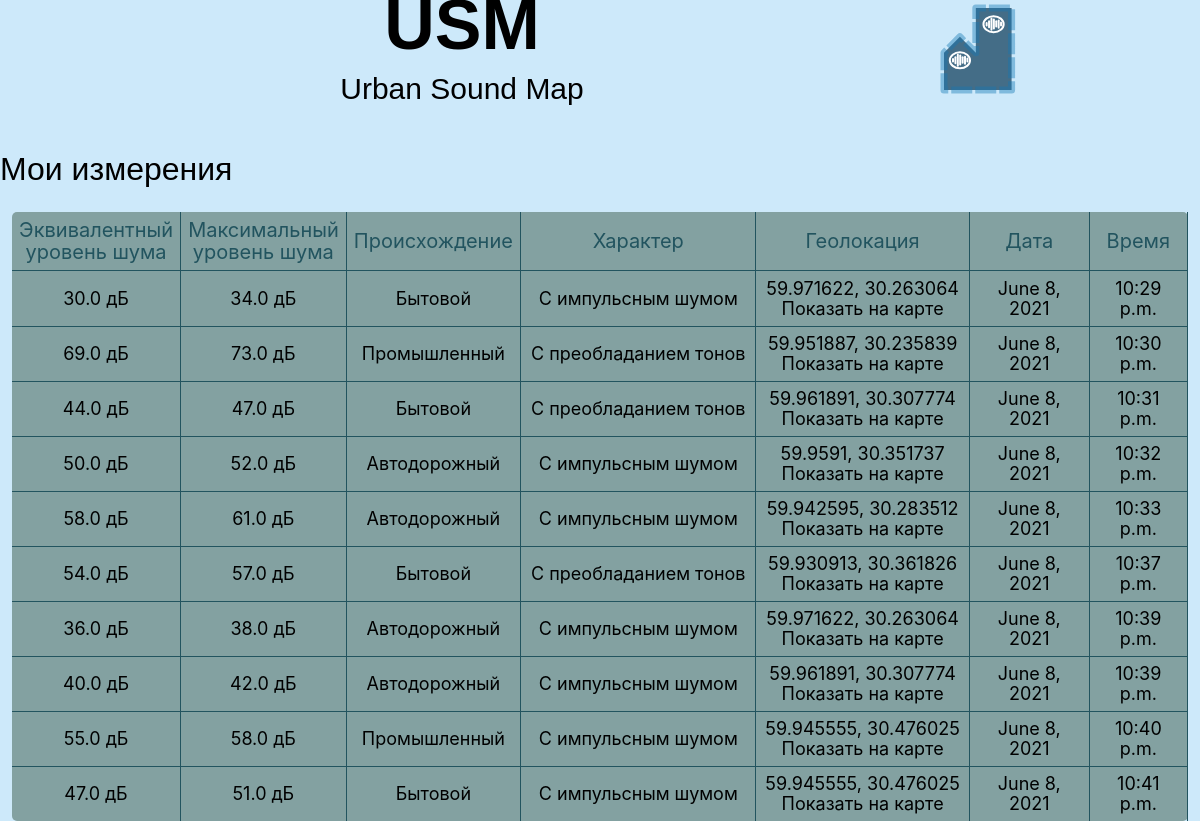
Screenshot of /MyMeasures/ (signed in) with the database file from the repository.
### noizedb/models.py (models this page shows, shortened)
class Measurement(models.Model):
    Nlevel = models.FloatField('Эквивалентный уровень шума')
    MNlevel = models.FloatField('Максимальный уровень шума', null=True)
    location = models.ForeignKey(Coordinates, on_delete=models.CASCADE)
    From = models.ForeignKey(CorFrom, on_delete=models.CASCADE)
    Chark = models.ForeignKey(CorChark, on_delete=models.CASCADE)
    Date = models.DateField('Дата проведения измерения', auto_now_add=True)
    Time = models.TimeField('Время проведения измерения', auto_now_add=True)
    Person = models.ForeignKey(User, on_delete=models.CASCADE, blank=True, null=True)

class CorFrom(models.Model):
    FromParam = models.CharField('Происхождение шума', max_length=100)
    FromCor = models.FloatField('Значение коррекции по происхожднию шума')

class CorChark(models.Model):
    CharkParam = models.CharField('Характер источника шума', max_length=100)
    CharkCor = models.FloatField('Значение коррекции по характеру источника шума')

class Coordinates(models.Model):
    lat = models.FloatField('Широта')
    lon = models.FloatField('Долгота')
    def __str__(self):
        return f'{self.lat}, {self.lon}'

### noizedb/views.py (the view)
# urls.py: path('MyMeasures/', Index, name='MyMeasures'),
def Index(request):
    place_list = Coordinates.objects.order_by('id')
    measures = Measurement.objects.filter(Person=request.user)
    context = {
        'place_list': place_list,
        'measures': measures,
    }
    return render(request, "MyMeasures.html", context=context)

### noizedb/templates/MyMeasures.html (shortened to what this page needs)
{% extends 'base.html' %}
{% load static %}
{% block content %}
{% if measures.count > 0 %}
<div  class="map" id = "map" style = "width: 90%; height:580px; margin-left: 4.5%; margin-bottom: 2%;"></div>
<h2>Мои измерения</h2>
<div class="table-responsive container-fluid" style="margin-top: 2%;">
    <table class="table-hover">
        <tbody>
            <tr>
                <th>Эквивалентный <br> уровень шума</th>
                <th>Максимальный <br> уровень шума</th>
                <th>Происхождение</th>
                <th>Характер</th>
                <th>Геолокация</th>
                <th>Дата</th>
                <th>Время</th>
            </tr>
            {% for measure in measures %}
            <tr>
                <td>{{ measure.Nlevel }} дБ</td>
                <td>{{ measure.MNlevel }} дБ</td>
                <td>{{ measure.From.FromParam }}</td>
                <td>{{ measure.Chark.CharkParam }}</td>
                <td>{{ measure.location }} <br><button onclick="Show(this)" value="{{ measure.location.id }}">Показать на карте</button></td>
                <td>{{ measure.Date }}</td>
                <td>{{ measure.Time }}</td>
            </tr>
        </tbody>
        {% endfor %}
    </table>
</div>
{% else %}
<h2 style="text-align: center;">Данные измерений отсутствуют</h2>
{% endif %}
{% endblock content %}

### templates/base.html (shortened to what this page needs)
{% load static %}
<!doctype html>
<html lang="ru">
  <head>
    <link rel = "stylesheet" href = "http://cdn.leafletjs.com/leaflet-0.7.3/leaflet.css"/>
    <link rel="stylesheet" href="https://stackpath.bootstrapcdn.com/bootstrap/5.0.0-alpha1/css/bootstrap.min.css">
    <link rel = "stylesheet" href="{% static 'css/main.css' %}">
    <link href='https://api.mapbox.com/mapbox-gl-js/v2.9.1/mapbox-gl.css' rel='stylesheet' />
  </head>
  <body>
    <div class="nav-bar row d-flex">
      <div class="logo col-lg-9 d-none d-lg-block">
          <p class="logo-name" style="line-height: 50px;"><b>USM</b></p>
          <p class="logo-name-mini">Urban Sound Map</p>
      </div>
        <div class="logo col-lg-2 d-none d-lg-block">
          <div class="d-flex">
            <div style="margin-left: 2%; margin-top: 2%; right: 10%">
              <a href="{% url 'noizedb:home' %}"><img src="{% static 'attach/main_icon.svg' %}"></a>
            </div>
          </div>
        </div>
    </div>
    <div>
        {% block content %}
        {% endblock content %}
    </div>
  </body>
</html>

### static/css/main.css (style rules this page uses)
body { background-color: #CDE9FA; mix-blend-mode: normal; font-family: 'IBM Plex Mono', sans-serif; font-style: normal; font-weight: normal; font-size: 24px; color: #000000; }
.row { margin-right: 0; margin-left: 0; }
.nav-bar { height: 150px; background: #CDE9FA; }
.logo { margin-left: 1%; }
.logo-name { position: relative; font-family: 'IBM Plex Mono', sans-serif; font-style: normal; font-weight: 500; font-size: 70px; line-height: 93px; text-align: center; font-feature-settings: 'kern' off; color: #000; }
.logo-name-mini { font-size: 30px; text-align: center; }
button { padding: 0; border: none; font: inherit; color: inherit; background-color: transparent; }
#map { position: absolute; top: 120px; bottom: 0; width: 100%; }
table { background: #83a1a1; border-radius: 5px; width: 100%; }
th, td { padding: 0.6%; }
th { font-family: Inter; font-style: normal; font-weight: normal; font-size: 20px; line-height: 22px; text-align: center; color: #22545f; }
td { font-family: Inter; font-style: normal; font-weight: normal; font-size: 18px; line-height: 20px; text-align: center; border-top: 1px solid #22545f; color: #000000; }
td { border-right:1px solid #22545f; }
th { border-right:1px solid #22545f; }

### rows the page displays
Measurement: Nlevel "30.0", MNlevel "34.0", From.FromParam "Бытовой", Chark.CharkParam "С импульсным шумом", location "59.971622, 30.263064", Date "June 8, 2021", Time "10:29 p.m."
Measurement: Nlevel "69.0", MNlevel "73.0", From.FromParam "Промышленный", Chark.CharkParam "С преобладанием тонов", location "59.951887, 30.235839", Date "June 8, 2021", Time "10:30 p.m."
Measurement: Nlevel "44.0", MNlevel "47.0", From.FromParam "Бытовой", Chark.CharkParam "С преобладанием тонов", location "59.961891, 30.307774", Date "June 8, 2021", Time "10:31 p.m."
Measurement: Nlevel "50.0", MNlevel "52.0", From.FromParam "Автодорожный", Chark.CharkParam "С импульсным шумом", location "59.9591, 30.351737", Date "June 8, 2021", Time "10:32 p.m."
Measurement: Nlevel "58.0", MNlevel "61.0", From.FromParam "Автодорожный", Chark.CharkParam "С импульсным шумом", location "59.942595, 30.283512", Date "June 8, 2021", Time "10:33 p.m."
Measurement: Nlevel "54.0", MNlevel "57.0", From.FromParam "Бытовой", Chark.CharkParam "С преобладанием тонов", location "59.930913, 30.361826", Date "June 8, 2021", Time "10:37 p.m."
Measurement: Nlevel "36.0", MNlevel "38.0", From.FromParam "Автодорожный", Chark.CharkParam "С импульсным шумом", location "59.971622, 30.263064", Date "June 8, 2021", Time "10:39 p.m."
Measurement: Nlevel "40.0", MNlevel "42.0", From.FromParam "Автодорожный", Chark.CharkParam "С импульсным шумом", location "59.961891, 30.307774", Date "June 8, 2021", Time "10:39 p.m."
Measurement: Nlevel "55.0", MNlevel "58.0", From.FromParam "Промышленный", Chark.CharkParam "С импульсным шумом", location "59.945555, 30.476025", Date "June 8, 2021", Time "10:40 p.m."
Measurement: Nlevel "47.0", MNlevel "51.0", From.FromParam "Бытовой", Chark.CharkParam "С импульсным шумом", location "59.945555, 30.476025", Date "June 8, 2021", Time "10:41 p.m."
